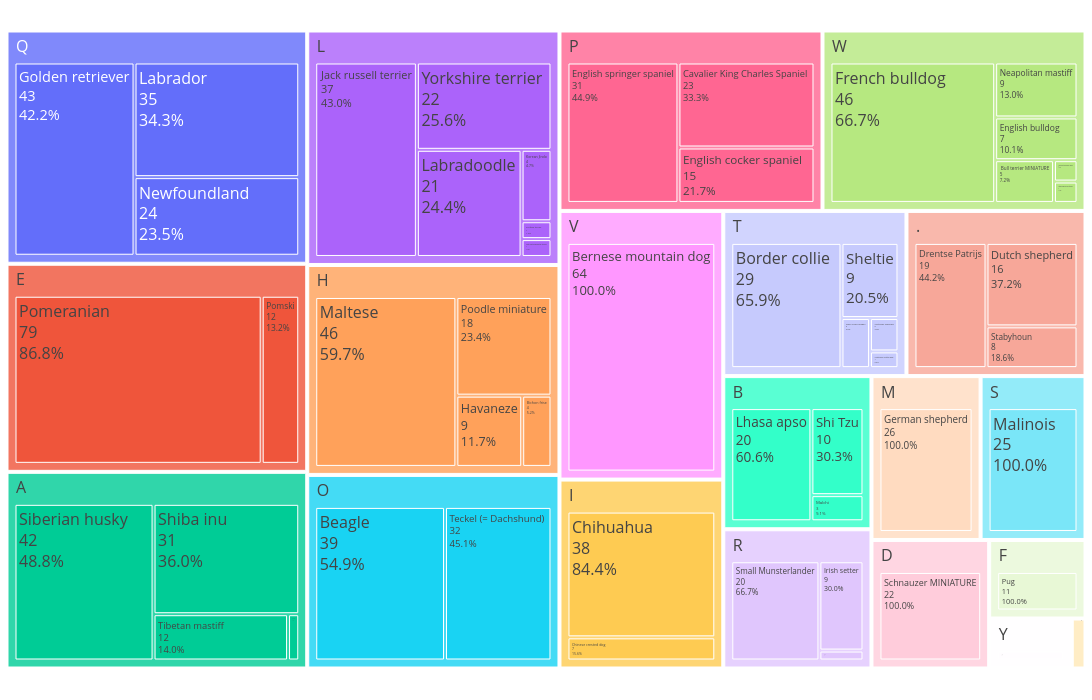

Notebook code cell kept with this figure:
### Markdown cell above
### BREED CLADE

### Code cell
print(deciduous_dogs["BREED CLADE"].unique())
print(deciduous_dogs['BREED CLADE'].value_counts()[:10])

clade_alfa = CategoricalDtype(categories=["A", "B", "D", "E", "F", "H", "I", "L", "M", "N", "O", "P", "Q", "R", "S", "T", "U", "V", "W", "X", "Y", "."], ordered=True)
deciduous_dogs["BREED CLADE"] = deciduous_dogs["BREED CLADE"].astype(clade_alfa)

# barplot
total_count = len(deciduous_dogs)
percentage = deciduous_dogs['BREED CLADE'].value_counts(normalize=True) * 100
plt.figure(figsize=(10, 6))
plot = sns.barplot(x=percentage.index, y=percentage.values, order=clade_alfa.categories)
plot.set_xlabel('Clade')
plot.set_ylabel('Percentage')
plot.set(ylim=(0, 20)) 
for p in plot.patches:
    plot.annotate(f'{p.get_height():.1f}%', 
                  (p.get_x() + p.get_width() / 2., p.get_height()), 
                  ha='center', va='center', fontsize=10, color='black', xytext=(0, 5), textcoords='offset points')

#grid
clade_counts = deciduous_dogs.groupby(['BREED CLADE', 'BREED']).size().reset_index(name='count')
breed_totals = clade_counts.groupby('BREED CLADE')['count'].sum().reset_index(name='total')
clade_counts = clade_counts.merge(breed_totals, on='BREED CLADE')
clade_counts['percentage'] = (clade_counts['count'] / clade_counts['total']) * 100

fig = px.treemap(clade_counts, path=['BREED CLADE', 'BREED'], values='count', width=1200, height=700, hover_data=['percentage'])
fig.data[0].textinfo = 'label+value+percent entry'
fig.data[0].texttemplate = '%{label}<br>%{value}<br>%{customdata[0]:.1f}%'
fig.update_traces(textfont_size=16)
fig.update_layout(margin=dict(t=0, l=0, r=0, b=25))
fig.show()

### Figure 1 — Plotly figure (JSON) as saved in the notebook; plotly's stock layout.template omitted (floating-point values rounded to 4 significant figures; data arrays with more than 128 entries replaced by an {"elided": "..."} marker saying what was removed)
{"data": [{"branchvalues": "total", "customdata": {"elided": "1188x1 mixed values"}, "domain": {"x": [0, 1], "y": [0, 1]}, "hovertemplate": "labels=%{label}<br>count=%{value}<br>parent=%{parent}<br>id=%{id}<br>percentage=%{customdata[0]}<extra></extra>", "ids": {"elided": "1188 str values"}, "labels": {"elided": "1188 str values"}, "name": "", "parents": {"elided": "1188 str values"}, "textfont": {"size": 16}, "textinfo": "label+value+percent entry", "texttemplate": "%{label}<br>%{value}<br>%{customdata[0]:.1f}%", "type": "treemap", "values": {"elided": "1188 int values"}}], "layout": {"height": 700, "legend": {"tracegroupgap": 0}, "margin": {"b": 25, "l": 0, "r": 0, "t": 0}, "width": 1200}}
